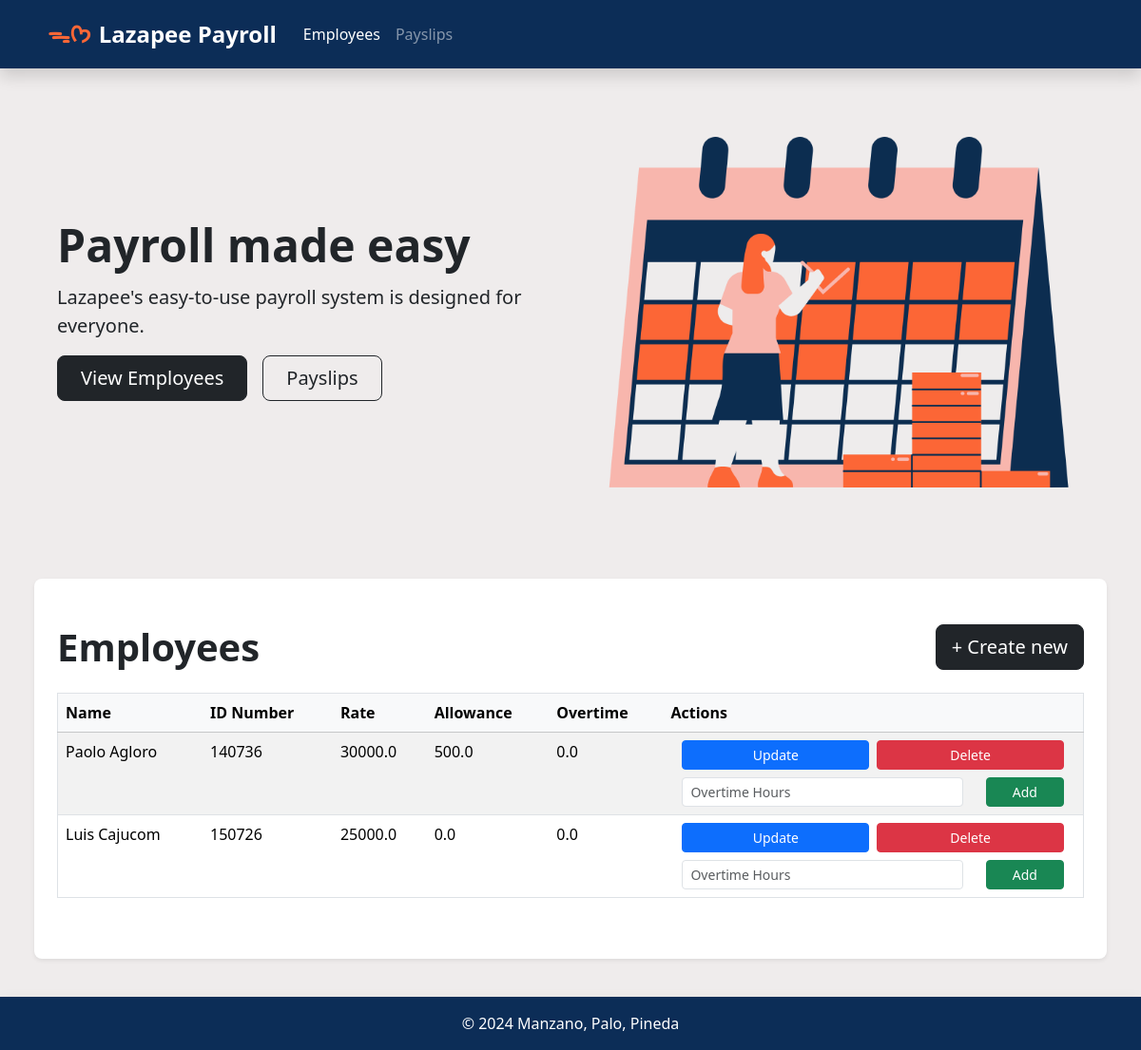
The app's page /, older data.
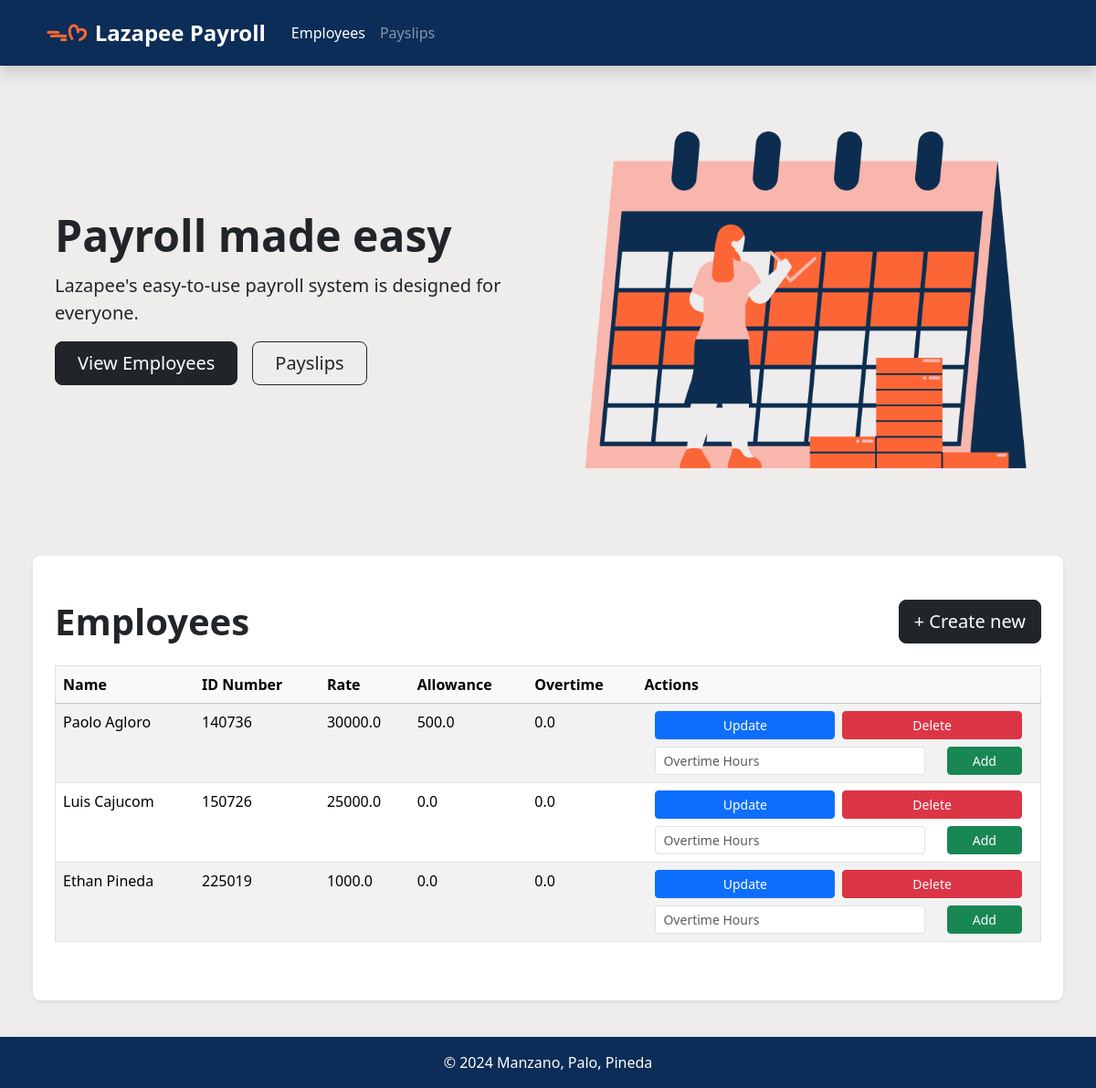
The same page, newer data.
### payroll_app/models.py (models this page shows, shortened)
class Employee(models.Model):
    name = models.CharField(max_length=100)
    id_number = models.CharField(max_length=20, unique=True)
    rate = models.FloatField()
    allowance = models.FloatField(null=True, blank=True)
    overtime_pay = models.FloatField(null=True, blank=True)

### payroll_app/views.py (the view)
# urls.py: 2. Add a URL to urlpatterns:  path('', views.home, name='home')
def home(request):
    context = {
        'nav_selected': 'Employees',
        'employees': Employee.objects.all()
    }
    return render(request, 'payroll_app/home.html', context)

### payroll_app/templates/payroll_app/home.html (shortened to what this page needs)
{% extends 'payroll_app/base.html' %}
{% load static %}
{% block content %}
<div class="container col-xxl-8 px-4 pb-5">
    <div class="row flex-lg-row-reverse align-items-center g-5 pb-5">
      <div class="col-10 col-sm-8 col-lg-6">
        {% load static %}
        <img src="{% static 'hero_graphic.png' %}" class="d-block mx-lg-auto img-fluid" alt="payroll-img" width="700" height="500" loading="lazy">
      </div>
      <div class="col-lg-6">
        <h1 class="display-5 fw-bold lh-1 mb-3">Payroll made easy</h1>
        <p class="lead">Lazapee's easy-to-use payroll system is designed for everyone.</p>
        <div class="d-grid gap-2 d-md-flex justify-content-md-start">
          <a href="#employeeheader" type="button" class="btn btn-dark btn-lg px-4 me-md-2">View Employees</a>
          <a href="{% url 'payslips' %}" type="button" class="btn btn-outline-dark btn-lg px-4">Payslips</a>
        </div>
      </div>
    </div>
</div>
<div class="px-4 py-5 rounded-3 shadow-sm bg-white bg-gradient mb-5">
    <div class="row">
        <div class="col">
            <h1 class=" col display-6 fw-bold pb-3" id="employeeheader">Employees</h1>
        </div>
        <div class="col">
            <a href="{% url 'create_employee' %}" class="col btn  btn-lg btn-dark float-end">+ Create new</a>
        </div>
    </div>
    <table class="table table-striped table-hover border">
        <thead>
            <tr class="table-light">
                <th scope="col" data-field="name"> Name </th>
                <th scope="col" data-field="id_number"> ID Number </th>
                <th scope="col" data-field="rate"> Rate </th>
                <th scope="col" data-field="allowance"> Allowance </th>
                <th scope="col" data-field="overtime_pay"> Overtime </th>
                <th scope="col" data-field="actions"> Actions </th>
        </thead>
        <tbody>
            {% for employee in employees %}
            <tr>
                <td>{{ employee.name }}</td>
                <td>{{ employee.id_number }}</td>
                <td>{{ employee.rate }}</td>
                <td>{{ employee.allowance }}</td>
                <td>{{ employee.overtime_pay }}</td>
                <td>
                    <div class="container">
                        <div class="d-grid gap-2 d-md-flex justify-content-md-start pb-2">
                            <a href="{% url 'update_employee' employee.pk %}" class="btn btn-primary btn-sm w-100">Update</a>
                            <a href="{% url 'delete_employee' employee.pk %}" class="btn btn-danger btn-sm w-100">Delete</a>
                        </div>
                        <form class="row" id="overtime-form" method="post" action="{% url 'add_overtime' employee.pk%}">{% csrf_token %}
                            <div class="col-lg-9 pb-sm-2 pb-lg-0">
                                <input type="number" id="overtime-hours" name="overtime-hours" class="form-control form-control-sm d-inline me-md-2" placeholder="Overtime Hours">
                            </div>
                            <div class="col-lg-3">
                                <button type="submit" class="btn btn-success w-100 btn-sm add-overtime">Add</button>
                            </div>
                        </form>
                    </div>
                </td>
            </tr>
            {% endfor %}
        </tbody>
    </table>
</div>
{% endblock %}

Row changes from the older to the newer data that the page shows:
added Employee: name "Ethan Pineda", id_number "225019", rate "1000.0", allowance "0.0", overtime_pay "0.0"
